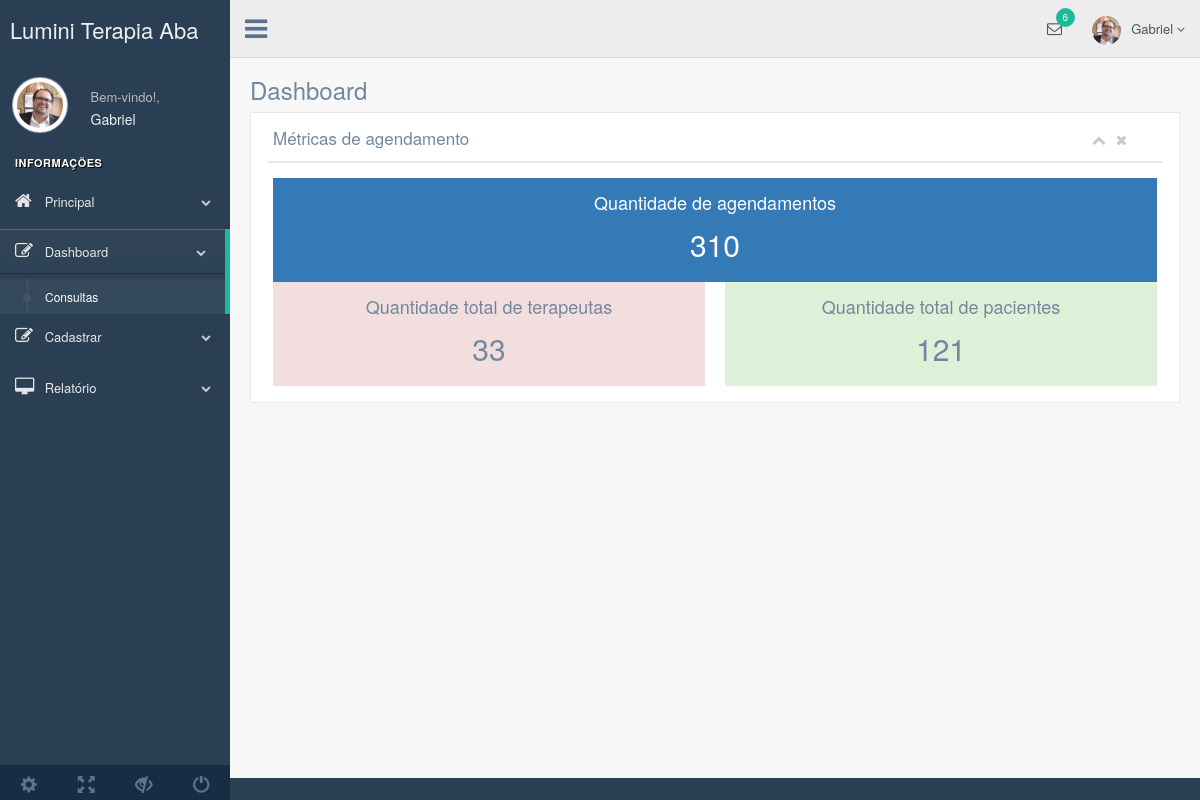
Page /dashboard on the earlier database version.
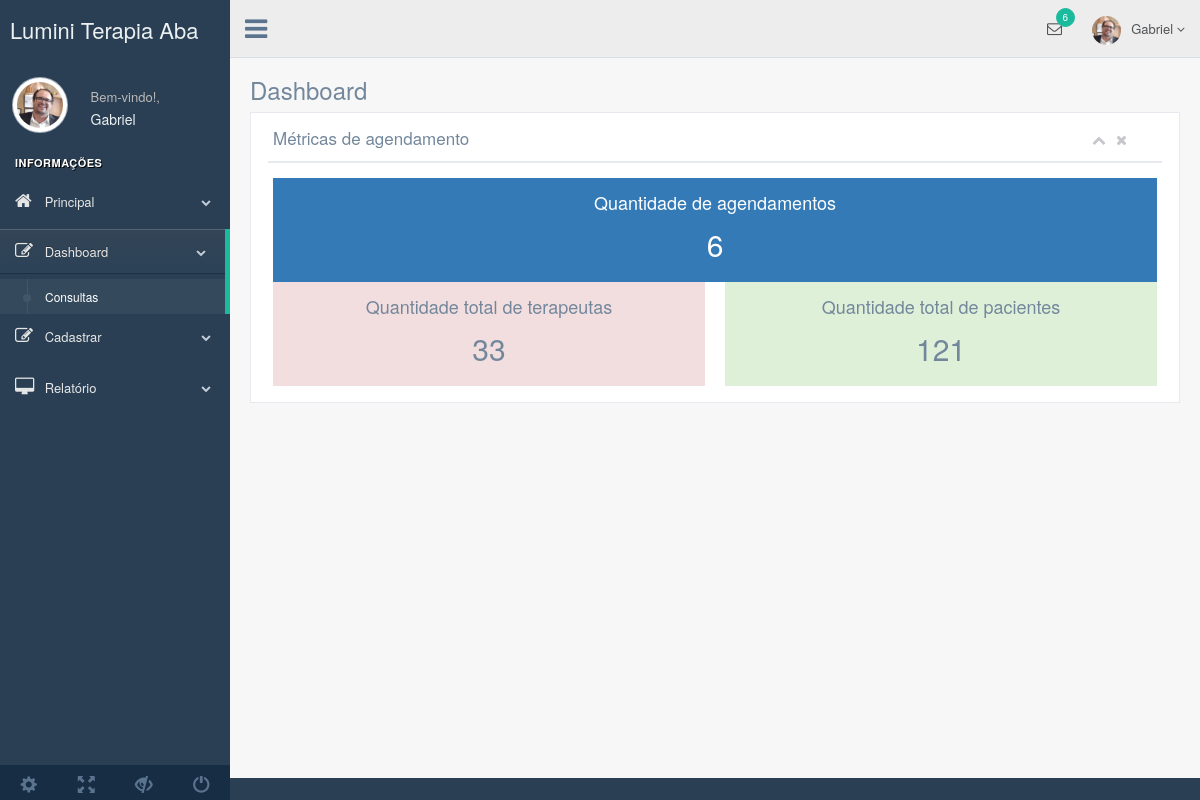
Same page on the later database version.
### calendario/models.py (models this page shows, shortened)
class Event(models.Model):
    TIPOS_TERAPIA = [
        ("ABA","Aba"),
        ("CLINICO","Clinico"),
        ("PARTICULAR","Particular"),
    ]
    paciente = models.ForeignKey(Paciente, on_delete=models.PROTECT, related_name='paciente')
    terapeuta = models.ForeignKey(Terapeuta, on_delete=models.PROTECT, related_name='terapeuta')
    cidade = models.CharField(max_length=12)
    tipo_terapia = models.CharField(max_length=12, choices=TIPOS_TERAPIA, default='')
    guia = models.CharField(max_length=20)
    start_time = models.DateTimeField()
    end_time = models.DateTimeField(blank=True, null=True)
    descricao = models.TextField(null=False, blank=False)
    confirmado = models.BooleanField(default=False)
    metric_count = models.IntegerField(default=0, editable=False)
    objects = EventManager()

### pacientes/models.py (models this page shows, shortened)
class Paciente(models.Model):
    nome = models.CharField(max_length=100)
    documento = models.CharField(max_length=100, blank=True, null=True)
    carteirinha = models.CharField(max_length=100, blank=True, null=True)
    endereco = models.CharField(max_length=100, blank=True, null=True)
    telefone_responsavel = models.CharField(max_length=100, blank=True, null=True)
    telefone_contato = models.CharField(max_length=100, blank=True, null=True)
    telefone_emergencia = models.CharField(max_length=100, blank=True, null=True)
    tipo_convenio = models.CharField(max_length=100)
    data_nascimento = models.DateField(blank=True, null=True)
    nome_responsavel = models.CharField(max_length=100, blank=True, null=True)
    documento_responsavel = models.CharField(max_length=100, blank=True, null=True)
    foto_carteirinha = models.ImageField(upload_to='documentos_pacientes/', blank=True, null=True)
    metric_paciente = models.IntegerField(default=0, editable=False)
    class Meta:
        ordering = ['nome']

### dashboard/views.py (the view)
# urls.py: path('', include('dashboard.urls')),
def dashboard(request):
    product_metrics = metrics.get_product_metrics
    context = {
        'product_metrics': product_metrics
    }
    return render(request, 'dashboard.html', context)

### dashboard/metrics.py (called while the page is built)
def get_product_metrics():
    event = Event.objects.all()
    paciente = Paciente.objects.all()
    terapeuta = Terapeuta.objects.all()
    total_event = sum(even.metric_count for even in event)
    total_pacientes = sum(pacientes.metric_paciente for pacientes in paciente)
    total_terapeutas = sum(terapeutas.metric_terapeuta for terapeutas in terapeuta)
    return dict(
        total_event = total_event,
        total_pacientes = total_pacientes,
        total_terapeutas = total_terapeutas,
    )

### dashboard/templates/dashboard.html (shortened to what this page needs)
{% extends 'componentes/base_site.html' %}
{% load static %}
{% block content %}
<div class="right_col" role="main">
    <div class="">
        <div class="page-title">
            <div class="title_left">
                <h3>Dashboard</h3>
            </div>
        </div>
        <div class="clearfix"></div>
        <div class="row">
            <div class="col-md-12">
                <div class="x_panel">
                    <div class="x_title">
                        <h2>Métricas de agendamento</h2>
                        <ul class="nav navbar-right panel_toolbox">
                            <li><a class="collapse-link"><i class="fa fa-chevron-up"></i></a>
                            </li>
                            <li><a class="close-link"><i class="fa fa-close"></i></a>
                            </li>
                        </ul>
                        <div class="clearfix"></div>
                    </div>
                    <div class="x_content">
                        {% include 'componentes/_products_metrics.html' %}
                    </div>
                </div>
            </div>
        </div>
    </div>
</div>
</div>
</div>
{% endblock content %}

### app/templates/componentes/_products_metrics.html
<div class="card mt-4">
    <div class="card-body">
        <div class="row">
            <div class="col-md-12 mb-4">
                <div class="card bg-primary text-white text-center" style="padding: 5px;">
                    <div class="card-body">
                        <h5 class="card-title" style="font-size: 1.8rem;">Quantidade de agendamentos</h5>
                        <p class="card-text font-weight-bold" style="font-size: 3rem;">{{ product_metrics.total_event }}</p>
                    </div>
                </div>
            </div>
            <div class="col-md-6">
                <div class="card bg-danger text-white text-center" style="padding: 5px;">
                    <div class="card-body">
                        <h5 class="card-title" style="font-size: 1.8rem;">Quantidade total de terapeutas</h5>
                        <p class="card-text font-weight-bold" style="font-size: 3rem;">{{ product_metrics.total_terapeutas }}</p>
                    </div>
                </div>
            </div>
            <div class="col-md-6">
                <div class="card bg-success text-white text-center" style="padding: 5px;">
                    <div class="card-body">
                        <h5 class="card-title" style="font-size: 1.8rem;">Quantidade total de pacientes</h5>
                        <p class="card-text font-weight-bold" style="font-size: 3rem;">{{ product_metrics.total_pacientes }}</p>
                    </div>
                </div>
            </div>
        </div>
    </div>
</div>

Differences in the rows shown:
removed Event: total_event "310", total_terapeutas "33", total_pacientes "121"
added Event: total_event "6", total_terapeutas "33", total_pacientes "121"
